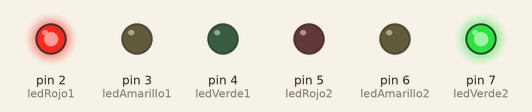
Simulated run of this sketch. Board: Arduino Uno, built with avr-gcc and run on an emulated ATmega328P. Shown: output pins drawn as LEDs (lit = HIGH).

Above: at 2.0 s.
At 15.0 s:
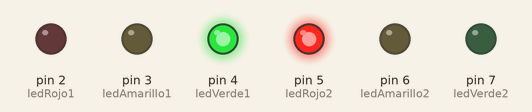
At 18.5 s:
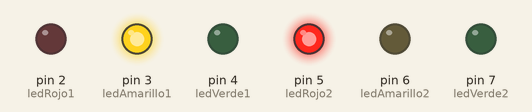
At 23.0 s:
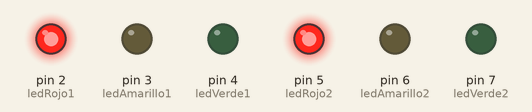
At 31.5 s:
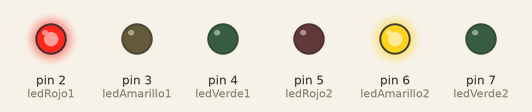
Timing chart, 0 to 33.8 s (numbered marks = the images above):
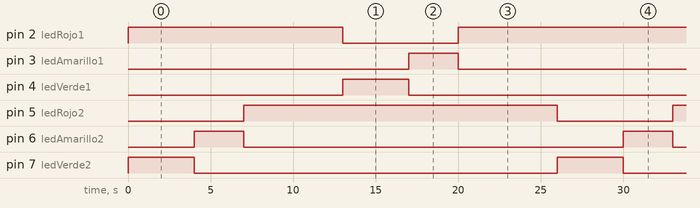

The sketch:

Ejercicio_4_-_Semaforo.ino
```cpp
int ledRojo1= 2;
int ledAmarillo1 = 3;
int ledVerde1 = 4;
int ledRojo2= 5;
int ledAmarillo2 = 6;
int ledVerde2 = 7;

void setup() {
  pinMode(ledRojo1, OUTPUT);
  pinMode(ledAmarillo1, OUTPUT);
  pinMode(ledVerde1, OUTPUT);
  pinMode(ledRojo2, OUTPUT);
  pinMode(ledAmarillo2, OUTPUT);
  pinMode(ledVerde2, OUTPUT);

}

void loop() {
  semaforo2Verde();
  delay(4000);
  semaforo2Amarillo();
  delay(3000);
  ambosRojos();
  delay(6000);
  semaforo2Rojo();
  delay(4000);
  semaforo1Amarillo();
  delay(3000);
  ambosRojos();
  delay(6000);

}

void semaforo2Verde(){
  digitalWrite(ledRojo1, HIGH);
  digitalWrite(ledAmarillo1, LOW);
  digitalWrite(ledVerde1, LOW);

  digitalWrite(ledRojo2, LOW);
  digitalWrite(ledAmarillo2, LOW);
  digitalWrite(ledVerde2, HIGH);

  }

void semaforo2Amarillo(){
  digitalWrite(ledRojo1, HIGH);
  digitalWrite(ledAmarillo1, LOW);
  digitalWrite(ledVerde1, LOW);

  digitalWrite(ledRojo2, LOW);
  digitalWrite(ledAmarillo2, HIGH);
  digitalWrite(ledVerde2, LOW);

  }

  void semaforo2Rojo(){
  digitalWrite(ledRojo1, LOW);
  digitalWrite(ledAmarillo1, LOW);
  digitalWrite(ledVerde1, HIGH);

  digitalWrite(ledRojo2, HIGH);
  digitalWrite(ledAmarillo2, LOW);
  digitalWrite(ledVerde2, LOW);

  }

  void semaforo1Amarillo(){
  digitalWrite(ledRojo1, LOW);
  digitalWrite(ledAmarillo1, HIGH);
  digitalWrite(ledVerde1, LOW);

  digitalWrite(ledRojo2, HIGH);
  digitalWrite(ledAmarillo2, LOW);
  digitalWrite(ledVerde2, LOW);

  }

  void ambosRojos() {
  digitalWrite(ledRojo1, HIGH);
  digitalWrite(ledAmarillo1, LOW);
  digitalWrite(ledVerde1, LOW);

  digitalWrite(ledRojo2, HIGH);
  digitalWrite(ledAmarillo2, LOW);
  digitalWrite(ledVerde2, LOW);
  }
```

Measured:
- by itself, pin 2 (ledRojo1): repeats every 26.0 s: LOW 7.0 s, HIGH 19.0 s
- by itself, pin 3 (ledAmarillo1), pin 6 (ledAmarillo2): alternates HIGH for 3.0 s and LOW for 23.0 s
- by itself, pin 4 (ledVerde1), pin 7 (ledVerde2): alternates HIGH for 4.0 s and LOW for 22.0 s
- by itself, pin 5 (ledRojo2): alternates HIGH for 19.0 s and LOW for 7.0 s
